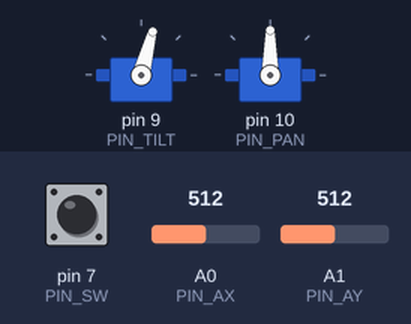
Bench run of a sketch on a simulated Arduino Uno, built with avr-gcc and run on an emulated ATmega328P. On the bench: 2 × servo. The test bench sets the inputs (shaded band); at power-on: A0 (PIN_AX) = 512, A1 (PIN_AY) = 512, pin 7 (PIN_SW) HIGH.

Above: at 1.2 s.
1.3 s: A0 (PIN_AX) set to 538
2.8 s: A0 (PIN_AX) set to 563
At 5.7 s:
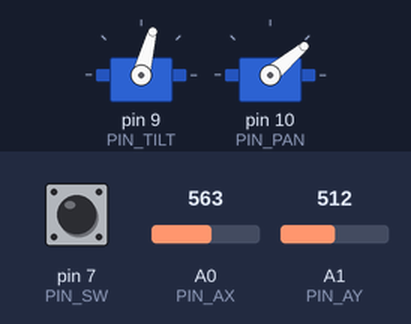
5.8 s: A1 (PIN_AY) set to 556
At 7.7 s:
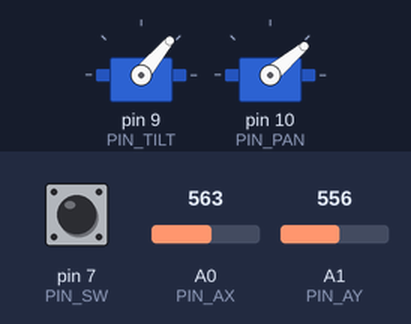
8.8 s: A1 (PIN_AY) set to 494
10.3 s: A1 (PIN_AY) set to 474
At 12.18 s:
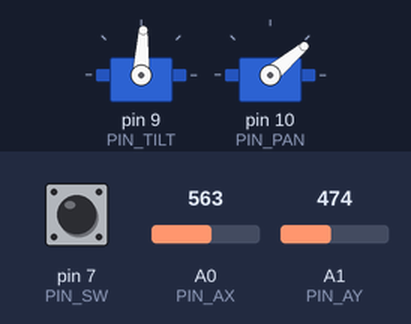
13.3 s: pin 7 (PIN_SW) pulled LOW for 0.15 s
At 14.05 s:
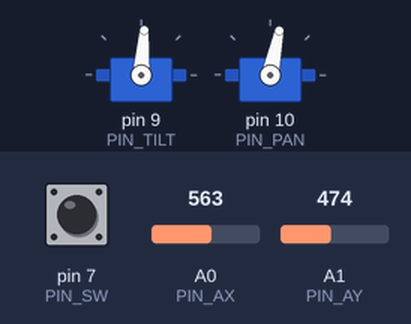
Timing chart, 0 to 17.3 s (numbered marks = the images above; inputs shaded):
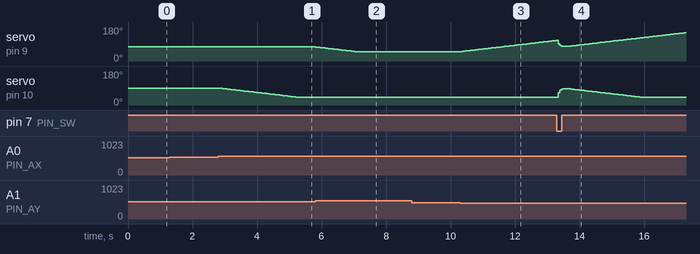

The sketch:

ArduPanTilt.ino
```cpp
// (licence header left out)
// Pan tilt controller for the Arduino UNO
//

#include <Servo.h>

/*-------------------------------------------
    General configuration
 --------------------------------------------*/
#define DUMP 0          // Dump control variables to serial port. Set to 1
#define DELAY 50

/*-------------------------------------------
    Connection pins
 --------------------------------------------*/
#define PIN_PAN 10     // PWM output
#define PIN_TILT 9     // PWM output

#define PIN_AX A0      // Analog intput
#define PIN_AY A1      // Analog intput
#define PIN_SW 7       // Digital intput

/*-------------------------------------------
    Mode constants
 --------------------------------------------*/
#define MODE_MANUAL 0
#define MODE_AUTO 1

/*-------------------------------------------
    Servo positions
 --------------------------------------------*/
#define MIN_PAN 40
#define MAX_PAN 140
#define INI_PAN 90
#define KP_AX 15.0
#define KP_PAN 0.5

#define MIN_TILT 50
#define MAX_TILT 160
#define INI_TILT 75
#define KP_AY 20.0
#define KP_TILT 0.5

/*-------------------------------------------
    Variables
 --------------------------------------------*/
Servo servo_tilt;
Servo servo_pan;

float centerx;
float centery;

int pos_tilt = INI_TILT;
int pos_pan = INI_PAN;

int trg_tilt = pos_tilt;
int trg_pan = pos_pan;

int mode = MODE_MANUAL;

/*-------------------------------------------
    Selectors
 --------------------------------------------*/
bool hasSERIAL = false;

/*-------------------------------------------
    INITIALIZATION
 --------------------------------------------*/
void setup()
{
  // wait for hardware serial to appear
  for (int i = 0; (i < 10) && !hasSERIAL; i++)
    if (Serial)
    {
      hasSERIAL = true;
      break;
    }
    else
      delay (500);

  // measure center joystick values
  int sumx = 0;
  int sumy = 0;
  for (int i = 0; i < 10; i++)
  {
    sumx += analogRead (PIN_AX);
    sumy += analogRead (PIN_AY);
  }
  centerx = (float) sumx / 10.0;
  centery = (float) sumy / 10.0;

  // make this baud rate fast enough so we aren't waiting on it
  if (hasSERIAL)
  {
    Serial.begin(115200);

    if (DUMP)
      Serial.println("ADx ADy PosX PosY TrgX TrgY");
  }

  // -----------------------
  // D/PWM Initialization
  // -----------------------
  pinMode(PIN_TILT, OUTPUT);
  pinMode(PIN_PAN, OUTPUT);
  pinMode(PIN_SW, INPUT_PULLUP);

  // -----------------------
  // Servo Initialization
  // -----------------------
  servo_tilt.attach (PIN_TILT);
  servo_tilt.write (pos_tilt);

  servo_pan.attach (PIN_PAN);
  servo_pan.write (pos_pan);

  // -----------------------
  // ADC Initialization
  // -----------------------
  //analogReference (AR_EXTERNAL);
  //analogReadResolution (10);
}

/*-------------------------------------------
    CYCLE LOOP
 --------------------------------------------*/
void loop()
{
  int     adx, ady;
  float   deltax, deltay;

  if (mode == MODE_MANUAL)
  {
    if (digitalRead (PIN_SW) == LOW)
    {
      // read joystick switch
      trg_tilt = INI_TILT;
      trg_pan = INI_PAN;
    }
    else
    {
      // read joystick analog values
      adx = analogRead (PIN_AX);
      ady = analogRead (PIN_AY);

      deltax = ((float) adx - centerx) * KP_AX / 512.0;
      deltay = ((float) ady - centery) * KP_AY / 512.0;

      trg_pan -= (int) deltax;
      trg_tilt -= (int) deltay;

      // limit servo position for each axis independently
      if (trg_pan < MIN_PAN)       trg_pan = MIN_PAN;
      if (trg_pan > MAX_PAN)       trg_pan = MAX_PAN;

      if (trg_tilt < MIN_TILT)     trg_tilt = MIN_TILT;
      if (trg_tilt > MAX_TILT)     trg_tilt = MAX_TILT;
    }

    // dump analog input for serial plotter
    if (DUMP && hasSERIAL)
    {
      Serial.print(adx-centerx);
      Serial.print(" ");
      Serial.print(ady-centery);
      Serial.print(" ");
      Serial.print(pos_pan);
      Serial.print(" ");
      Serial.print(pos_tilt);
      Serial.print(" ");
      Serial.print(trg_pan);
      Serial.print(" ");
      Serial.print(trg_tilt);
      Serial.println();
    }
  }

  // write servo positions, smoothing out response curve
  pos_pan += (trg_pan - pos_pan) * KP_PAN;
  pos_tilt += (trg_tilt - pos_tilt) * KP_TILT;

  servo_tilt.write (pos_tilt);
  servo_pan.write (pos_pan);

  delay (DELAY);
}
```

Measured:
- the behaviour switches between 546 and 547 on A0 (PIN_AX) (found by bisection; images 0 and 1)
- the behaviour switches between 537 and 538 on A1 (PIN_AY) (found by bisection; images 1 and 2)
- the behaviour switches between 487 and 486 on A1 (PIN_AY) (found by bisection; images 2 and 3)
- after the input at 1.3 s, every drawn part: stays the same
- after the input at 2.8 s, servo on pin 10 (PIN_PAN): moves from 90° to 40° over 2.5 s, starting at once
- after the input at 5.8 s, servo on pin 9 (PIN_TILT): moves from 75° to 50° over 1.2 s, starting at once
- after the input at 8.8 s, every drawn part: stays the same
- after the input at 10.3 s, servo on pin 9 (PIN_TILT): moves from 50° to 109° over 2.9 s, starting after 0.06 s
- after the input at 13.3 s, servo on pin 10 (PIN_PAN): rises from 40° to 87° in 0.20 s, then falls to 40° in 2.4 s
